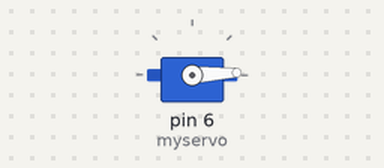
Simulated run of this sketch. Board: Arduino Uno, built with avr-gcc and run on an emulated ATmega328P. Parts: servo. What the sketch prints to the serial monitor is not drawn.

Above: at 0.05 s.
At 0.9 s:
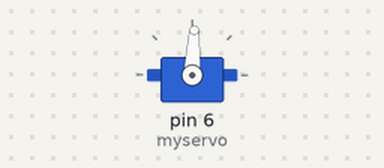
At 1.75 s:
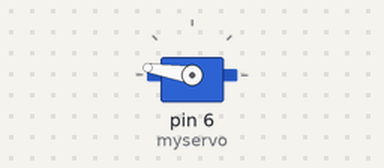
At 3.5 s:
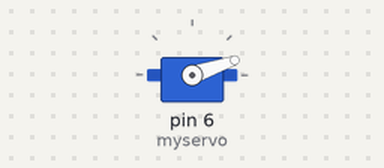
Timing chart, 0 to 8.5 s (numbered marks = the images above):
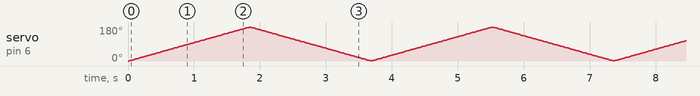

The sketch:

Servo_basics.ino
```cpp
#include <Servo.h>
int t=1000;

Servo myservo;
void setup() {
  // put your setup code here, to run once:
  Serial.begin(9600);
 myservo.attach(6);

}

void loop() {
  // put your main code here, to run repeatedly:

 for(int i=0; i<180; i++)
 {
 myservo.write(i);
 Serial.println(i);
 delay(10);
 }

 for(int i=180; i>0; i--)
 {
 myservo.write(i);
 Serial.println(i);
 delay(10);
 }

}
```
